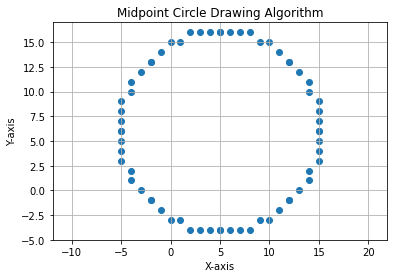

This figure's Python source:
import matplotlib.pyplot as plt

# Take input from user
xc = int(input("Enter center x (xc): "))
yc = int(input("Enter center y (yc): "))
r = int(input("Enter radius (r): "))

# Initial values
x = 0
y = r
p = 1 - r

points_x = []
points_y = []

# Function to plot all 8 symmetric points
def plot_points(x, y):
    points_x.extend([
        xc + x, xc - x,
        xc + x, xc - x,
        xc + y, xc - y,
        xc + y, xc - y
    ])

    points_y.extend([
        yc + y, yc + y,
        yc - y, yc - y,
        yc + x, yc + x,
        yc - x, yc - x
    ])

# Midpoint Circle Algorithm
while x <= y:

    plot_points(x, y)

    if p < 0:
        # Choose East pixel
        p = p + 2 * x + 3
    else:
        # Choose South-East pixel
        p = p + 2 * (x - y) + 5
        y = y - 1

    x = x + 1

# Display points
print("\nPoints generated:")
for i in range(len(points_x)):
    print(f"({points_x[i]}, {points_y[i]})")

# Plot the circle
plt.scatter(points_x, points_y)
plt.xlabel("X-axis")
plt.ylabel("Y-axis")
plt.title("Midpoint Circle Drawing Algorithm")
plt.grid(True)
plt.axis("equal")
plt.show()
